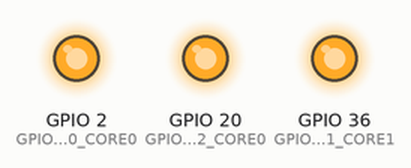
Recording of a sketch running on a simulated ESP32. On the bench: output pins drawn as LEDs (lit = HIGH). What the sketch prints to the serial monitor is not drawn.

Above: at 1.1 s.
At 2.1 s:
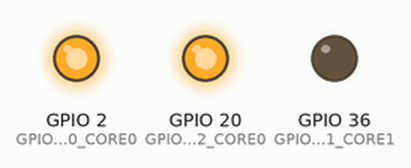
At 2.7 s:
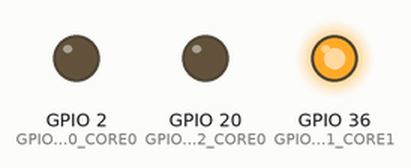
At 3.7 s:
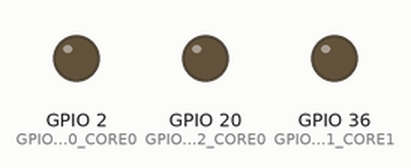
Timing chart, 0 to 4.0 s (numbered marks = the images above):
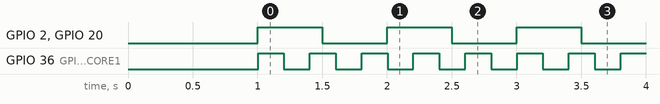

The sketch:

LED.ino
```cpp
const int GPIO_LED0_CORE0 = 2;
const int GPIO_LED1_CORE1 = 36;
const int GPIO_LED2_CORE0 = 20;

TaskHandle_t TaskCore0Handle = NULL;
TaskHandle_t TaskCore1Handle = NULL;


void TaskCore0(void *pvParameters) {
  Serial.printf("TaskCore0 started on core %d\n", xPortGetCoreID());

  pinMode(GPIO_LED0_CORE0, OUTPUT);
  pinMode(GPIO_LED2_CORE0, OUTPUT);

  bool led0State = false;
  bool led2State = false;

  for (;;) {
    led0State = !led0State;
    led2State = !led2State;

    digitalWrite(GPIO_LED0_CORE0, led0State ? HIGH : LOW);
    digitalWrite(GPIO_LED2_CORE0, led2State ? HIGH : LOW);

    vTaskDelay(pdMS_TO_TICKS(500));
  }
}

void TaskCore1(void *pvParameters) {
  Serial.printf("TaskCore1 started on core %d\n", xPortGetCoreID());

  pinMode(GPIO_LED1_CORE1, OUTPUT);
  bool led1State = false;

  for (;;) {
    led1State = !led1State;
    digitalWrite(GPIO_LED1_CORE1, led1State ? HIGH : LOW);
    vTaskDelay(pdMS_TO_TICKS(200));
  }
}

void setup() {
  Serial.begin(115200);
  delay(1000);
  Serial.println("Starting tasks...");

  xTaskCreatePinnedToCore(
    TaskCore0,
    "LED_Core0_Task",
    2048,
    NULL,
    1,
    &TaskCore0Handle,
    0
  );

  xTaskCreatePinnedToCore(
    TaskCore1,
    "LED_Core1_Task",
    2048,
    NULL,
    1,
    &TaskCore1Handle,
    1
  );

  if (TaskCore0Handle != NULL) Serial.println("TaskCore0 created");
  if (TaskCore1Handle != NULL) Serial.println("TaskCore1 created");
}

void loop() {
  vTaskDelay(pdMS_TO_TICKS(1000));
}
```

Measured:
- by itself, GPIO 2 (GPIO_LED0_CORE0), GPIO 20 (GPIO_LED2_CORE0): alternates HIGH for 0.50 s and LOW for 0.50 s
- by itself, GPIO 36 (GPIO_LED1_CORE1): alternates HIGH for 0.20 s and LOW for 0.20 s
- by itself, everything shown: repeats every 2.0 s, in 10 steps
